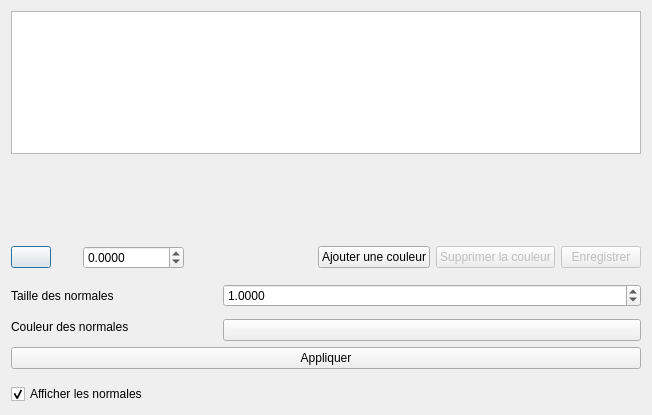
<?xml version="1.0" encoding="UTF-8"?>
<ui version="4.0">
 <class>GPointsAttributesManager</class>
 <widget class="QDialog" name="GPointsAttributesManager">
  <property name="geometry">
   <rect>
    <x>0</x>
    <y>0</y>
    <width>652</width>
    <height>415</height>
   </rect>
  </property>
  <property name="windowTitle">
   <string>Configurer les couleurs des points</string>
  </property>
  <layout class="QHBoxLayout" name="horizontalLayout">
   <item>
    <layout class="QVBoxLayout" name="verticalLayout">
     <property name="bottomMargin">
      <number>0</number>
     </property>
     <item>
      <widget class="QTreeView" name="treeView"/>
     </item>
     <item>
      <widget class="QWidget" name="widgetEditGradient" native="true">
       <layout class="QVBoxLayout" name="verticalLayout_3">
        <property name="leftMargin">
         <number>0</number>
        </property>
        <property name="topMargin">
         <number>0</number>
        </property>
        <property name="rightMargin">
         <number>0</number>
        </property>
        <property name="bottomMargin">
         <number>0</number>
        </property>
        <item>
         <widget class="GColorGradientView" name="colorGradientView" native="true">
          <property name="minimumSize">
           <size>
            <width>0</width>
            <height>80</height>
           </size>
          </property>
         </widget>
        </item>
        <item>
         <layout class="QHBoxLayout" name="horizontalLayout_3">
          <property name="topMargin">
           <number>0</number>
          </property>
          <item>
           <widget class="QtColorPicker" name="pushButtonGradientColorPicker">
            <property name="text">
             <string/>
            </property>
           </widget>
          </item>
          <item>
           <widget class="GGradientManager" name="gradientManagerView" native="true">
            <property name="minimumSize">
             <size>
              <width>20</width>
              <height>0</height>
             </size>
            </property>
            <property name="maximumSize">
             <size>
              <width>40</width>
              <height>16777215</height>
             </size>
            </property>
           </widget>
          </item>
          <item>
           <widget class="QDoubleSpinBox" name="doubleSpinBoxGradientArrowValue">
            <property name="decimals">
             <number>4</number>
            </property>
            <property name="minimum">
             <double>-999999999.000000000000000</double>
            </property>
            <property name="maximum">
             <double>999999999.000000000000000</double>
            </property>
           </widget>
          </item>
          <item>
           <spacer name="horizontalSpacer">
            <property name="orientation">
             <enum>Qt::Horizontal</enum>
            </property>
            <property name="sizeHint" stdset="0">
             <size>
              <width>40</width>
              <height>20</height>
             </size>
            </property>
           </spacer>
          </item>
          <item>
           <widget class="QPushButton" name="pushButtonAddColor">
            <property name="enabled">
             <bool>true</bool>
            </property>
            <property name="text">
             <string>Ajouter une couleur</string>
            </property>
            <property name="autoDefault">
             <bool>false</bool>
            </property>
           </widget>
          </item>
          <item>
           <widget class="QPushButton" name="pushButtonDeleteColor">
            <property name="enabled">
             <bool>false</bool>
            </property>
            <property name="text">
             <string>Supprimer la couleur</string>
            </property>
            <property name="autoDefault">
             <bool>false</bool>
            </property>
           </widget>
          </item>
          <item>
           <widget class="QPushButton" name="pushButtonSave">
            <property name="enabled">
             <bool>false</bool>
            </property>
            <property name="text">
             <string>Enregistrer</string>
            </property>
            <property name="autoDefault">
             <bool>false</bool>
            </property>
           </widget>
          </item>
         </layout>
        </item>
       </layout>
      </widget>
     </item>
     <item>
      <widget class="QWidget" name="widgetEditNormals" native="true">
       <property name="minimumSize">
        <size>
         <width>0</width>
         <height>0</height>
        </size>
       </property>
       <layout class="QGridLayout" name="gridLayout">
        <property name="leftMargin">
         <number>0</number>
        </property>
        <property name="rightMargin">
         <number>0</number>
        </property>
        <item row="0" column="0">
         <widget class="QLabel" name="label">
          <property name="text">
           <string>Taille des normales</string>
          </property>
         </widget>
        </item>
        <item row="0" column="1" colspan="2">
         <widget class="QDoubleSpinBox" name="doubleSpinBoxNormalsLength">
          <property name="minimumSize">
           <size>
            <width>0</width>
            <height>0</height>
           </size>
          </property>
          <property name="decimals">
           <number>4</number>
          </property>
          <property name="value">
           <double>1.000000000000000</double>
          </property>
         </widget>
        </item>
        <item row="1" column="0" rowspan="2">
         <widget class="QLabel" name="label_2">
          <property name="text">
           <string>Couleur des normales</string>
          </property>
         </widget>
        </item>
        <item row="2" column="1" colspan="2">
         <widget class="QtColorPicker" name="pushButtonNormalsColorPicker">
          <property name="maximumSize">
           <size>
            <width>16777215</width>
            <height>16777215</height>
           </size>
          </property>
          <property name="text">
           <string/>
          </property>
         </widget>
        </item>
        <item row="3" column="0" colspan="3">
         <widget class="QPushButton" name="pushButtonApplyEditNormals">
          <property name="text">
           <string>Appliquer</string>
          </property>
         </widget>
        </item>
       </layout>
      </widget>
     </item>
     <item>
      <layout class="QVBoxLayout" name="verticalLayout_2">
       <property name="bottomMargin">
        <number>0</number>
       </property>
       <item>
        <widget class="QCheckBox" name="checkBoxShowNormals">
         <property name="text">
          <string>Afficher les normales</string>
         </property>
         <property name="checked">
          <bool>true</bool>
         </property>
        </widget>
       </item>
      </layout>
     </item>
    </layout>
   </item>
  </layout>
 </widget>
 <customwidgets>
  <customwidget>
   <class>GGradientManager</class>
   <extends>QWidget</extends>
   <header>view/Tools/gradient/ggradientmanager.h</header>
   <container>1</container>
  </customwidget>
  <customwidget>
   <class>GColorGradientView</class>
   <extends>QWidget</extends>
   <header>view/DocumentView/GraphicsViews/ColorGradient/gcolorgradientview.h</header>
   <container>1</container>
  </customwidget>
  <customwidget>
   <class>QtColorPicker</class>
   <extends>QPushButton</extends>
   <header>qtcolorpicker/qtcolorpicker.h</header>
  </customwidget>
 </customwidgets>
 <resources/>
 <connections/>
</ui>
